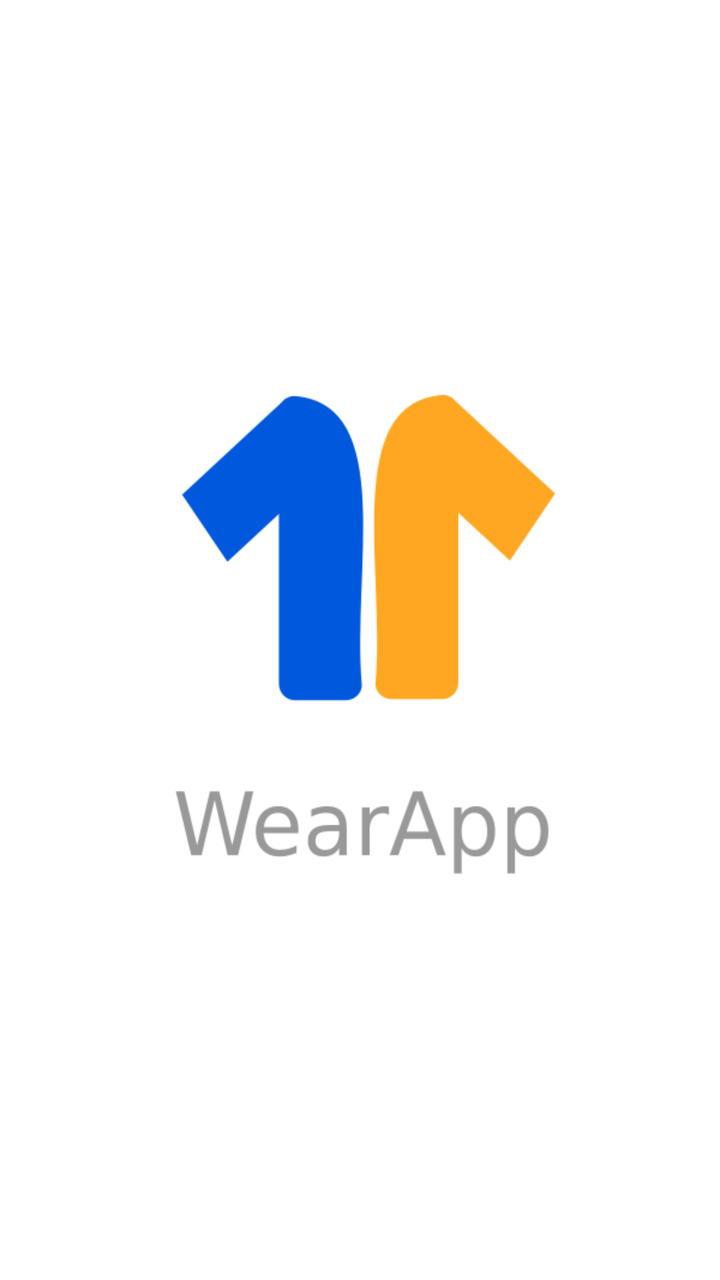
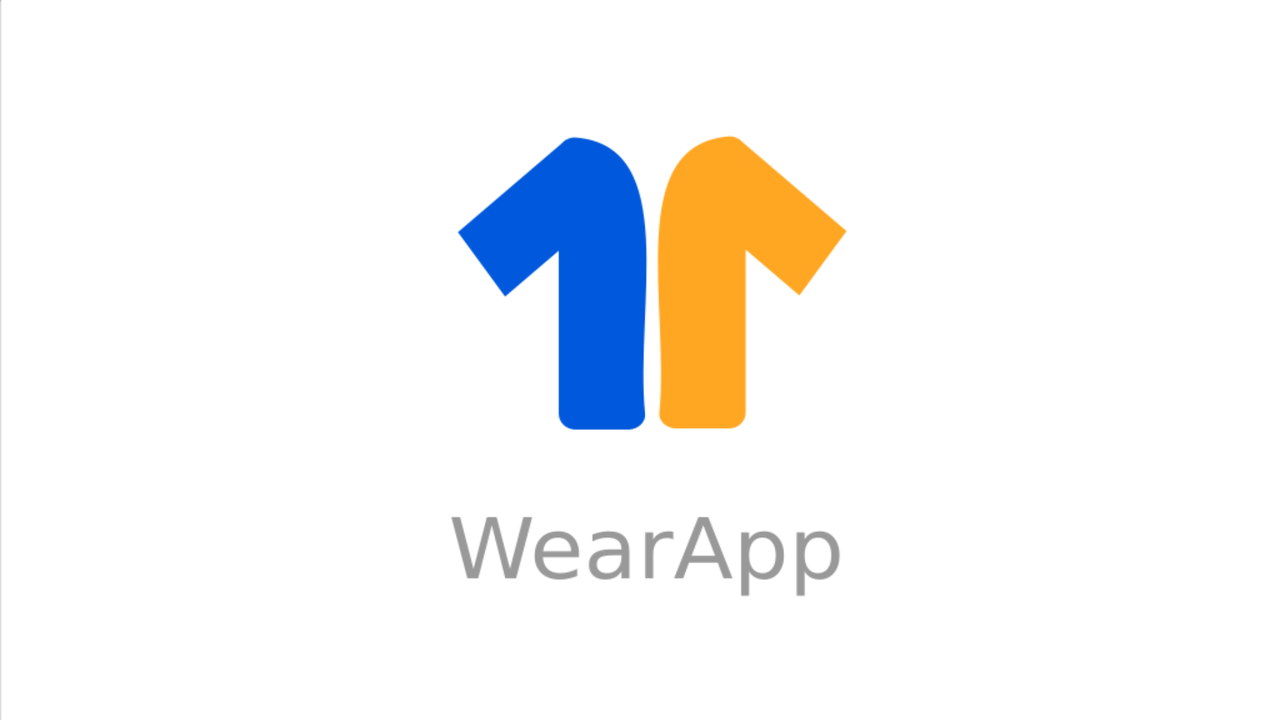

First picture: res/layout/ on a phone held upright. Second picture: the repository's own variant of that layout, on a device whose configuration matches the variant's folder. Source for both follows.
<!-- AndroidManifest.xml: application theme AppTheme -->
<!-- res/layout/activity_splash.xml -->
<?xml version="1.0" encoding="utf-8"?>
<RelativeLayout xmlns:android="http://schemas.android.com/apk/res/android"
    xmlns:tools="http://schemas.android.com/tools"
    android:id="@+id/activity_splash"
    android:layout_width="match_parent"
    android:layout_height="match_parent"
    android:background="@drawable/back_wearapp_2"
    tools:context="com.insperion.sets.wearapp2.SplashActivity">

</RelativeLayout>
<!-- resources referenced by this layout -->
<resources>
  <!-- drawable back_wearapp_2: png bitmap (drawable, 20011 bytes) -->
  <style name="AppTheme" parent="Theme.AppCompat.Light.DarkActionBar">
          
          <item name="colorPrimary">@color/colorPrimary</item>
          <item name="colorPrimaryDark">@color/colorPrimaryDark</item>
          <item name="colorAccent">@color/colorAccent</item>
      </style>
  <color name="colorPrimary">#3F51B5</color>
  <color name="colorPrimaryDark">#303F9F</color>
  <color name="colorAccent">#FF9800</color>
</resources>
<!-- res/layout-land/activity_splash.xml (the repository's variant of the layout above) -->
<!-- drawn on the phone turned sideways -->
<?xml version="1.0" encoding="utf-8"?>
<LinearLayout
    xmlns:android="http://schemas.android.com/apk/res/android"
    android:orientation="vertical"
    android:layout_width="match_parent"
    android:layout_height="match_parent"
    android:background="@drawable/back_wearapp_2_land">

</LinearLayout>
<!-- resources referenced by the variant -->
<!-- as the phone turned sideways resolves them -->
<resources>
  <!-- drawable back_wearapp_2_land: png bitmap (drawable, 20024 bytes) -->
  <style name="AppTheme" parent="Theme.AppCompat.Light.DarkActionBar">
          
          <item name="colorPrimary">@color/colorPrimary</item>
          <item name="colorPrimaryDark">@color/colorPrimaryDark</item>
          <item name="colorAccent">@color/colorAccent</item>
      </style>
  <color name="colorPrimary">#3F51B5</color>
  <color name="colorPrimaryDark">#303F9F</color>
  <color name="colorAccent">#FF9800</color>
</resources>
